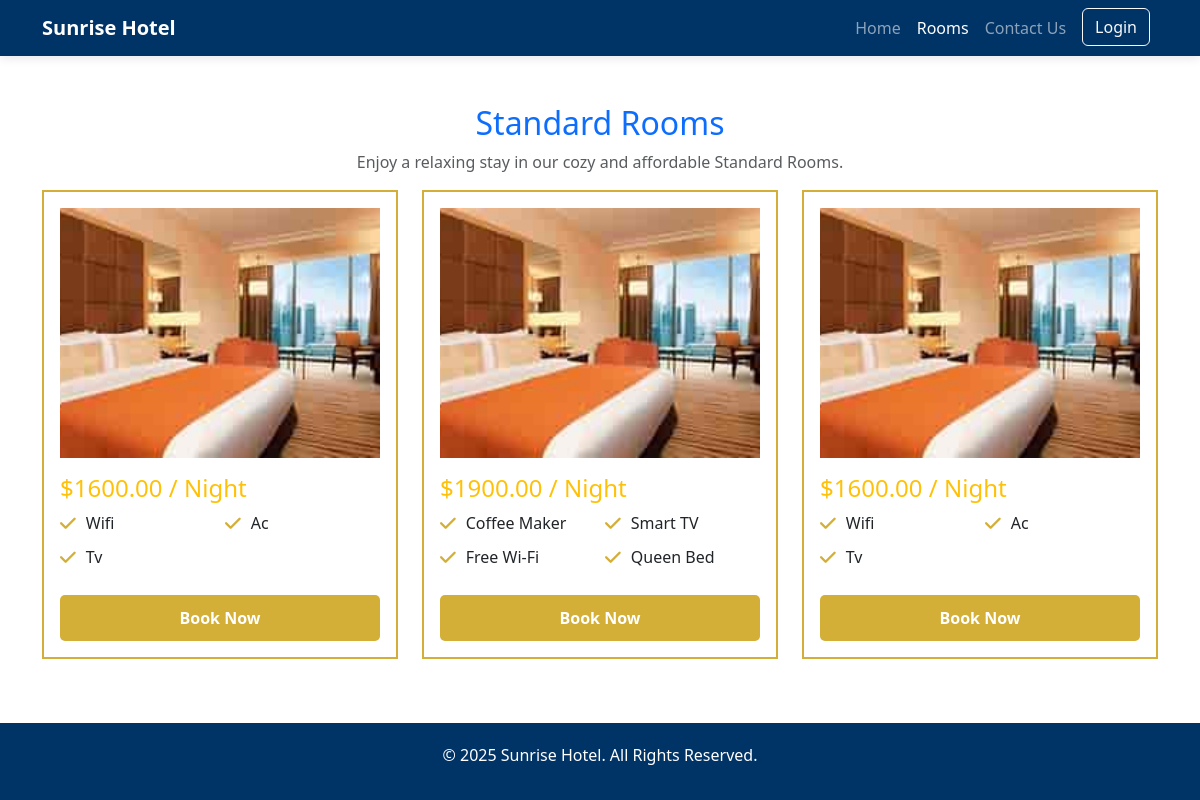
The page /sdetails.php on the database its author committed.
### tables this page shows
CREATE TABLE `rooms` (
  `id` int(11) NOT NULL,
  `room_number` varchar(10) DEFAULT NULL,
  `price` decimal(10,2) DEFAULT NULL,
  `amenities` text DEFAULT NULL,
  `status` enum('available','booked','maintenance') NOT NULL DEFAULT 'available',
  `room_type_id` int(11) DEFAULT NULL
);

### sdetails.php (the view, shortened to what this page needs)
<?php
$conn = DatabaseConnection::getInstance()->getConnection();
$typeId = 1;
$result = $conn->query("SELECT * FROM rooms WHERE room_type_id = $typeId");
?>
<!DOCTYPE html>
<html lang="en">
<head>
    <link href="https://cdn.jsdelivr.net/npm/bootstrap@5.3.0/dist/css/bootstrap.min.css" rel="stylesheet">
    <link rel="stylesheet" href="https://cdnjs.cloudflare.com/ajax/libs/font-awesome/6.0.0/css/all.min.css">
</head>
<body>
<nav class="navbar navbar-expand-lg navbar-dark">
    <div class="container">
        <a class="navbar-brand fw-bold" href="#">Sunrise Hotel</a>
        <div class="collapse navbar-collapse" id="navbarNav">
            <ul class="navbar-nav ms-auto">
                <li class="nav-item"><a class="nav-link" href="home.php">Home</a></li>
                <li class="nav-item"><a class="nav-link active" href="rooms.php">Rooms</a></li>
                <li class="nav-item"><a class="nav-link" href="contactus.php">Contact Us</a></li>
                <li class="nav-item"><a href="login.php" class="btn btn-outline-light mx-2">Login</a></li>
            </ul>
        </div>
    </div>
</nav>
<div class="container mt-5">
    <h2 class="text-center text-primary">Standard Rooms</h2>
    <p class="text-center text-muted">Enjoy a relaxing stay in our cozy and affordable Standard Rooms.</p>
    <div class="row">
        <?php while ($row = $result->fetch_assoc()) { ?>
            <div class="col-md-4 mb-4">
                <div class="room-card p-3">
                    <img src="./image/d1.jpg" class="room-image" alt="Room Image">
                    <h4 class="text-warning mt-3">$<?= $row['price']; ?> / Night</h4>
                    <ul class="amenities-list">
                        <?php
                        $amenities = explode(",", $row['amenities']);
                        foreach ($amenities as $a) {
                            echo "<li><i class='fas fa-check'></i> " . trim($a) . "</li>";
                        }
                        ?>
                    </ul>
                    <button class="btn book-now" onclick="checkLogin()">Book Now</button>
                </div>
            </div>
        <?php } ?>
    </div>
</div>
<footer style="background: #003366; color: white; padding: 20px; text-align: center; margin-top: 40px;">
    <p>&copy; 2025 Sunrise Hotel. All Rights Reserved.</p>
</footer>
</body>
</html>

### sdetails.php (style rules this page uses)
.navbar { background-color: #003366 !important; position: sticky; top: 0; width: 100%; z-index: 1000; box-shadow: 0 2px 10px rgba(0, 0, 0, 0.1); }
.room-card { border: 2px solid #D4AF37; transition: transform 0.3s ease, box-shadow 0.3s ease; }
.room-image { width: 100%; height: 250px; object-fit: cover; }
.amenities-list { display: grid; grid-template-columns: repeat(2, 1fr); gap: 10px; padding-left: 0; }
.amenities-list li { list-style: none; font-size: 16px; display: flex; align-items: center; }
.amenities-list i { color: #D4AF37; margin-right: 10px; font-size: 18px; }
.book-now { background: #D4AF37; color: white; font-weight: bold; border-radius: 5px; width: 100%; padding: 10px; margin-top: 10px; }

### rows shown on the page
rooms: price "1600.00", amenities "Wifi", amenities "Ac", amenities "Tv"
rooms: price "1900.00", amenities "Coffee Maker", amenities "Smart TV", amenities "Free Wi-Fi", amenities "Queen Bed"
rooms: price "1600.00", amenities "Wifi", amenities "Ac", amenities "Tv"
